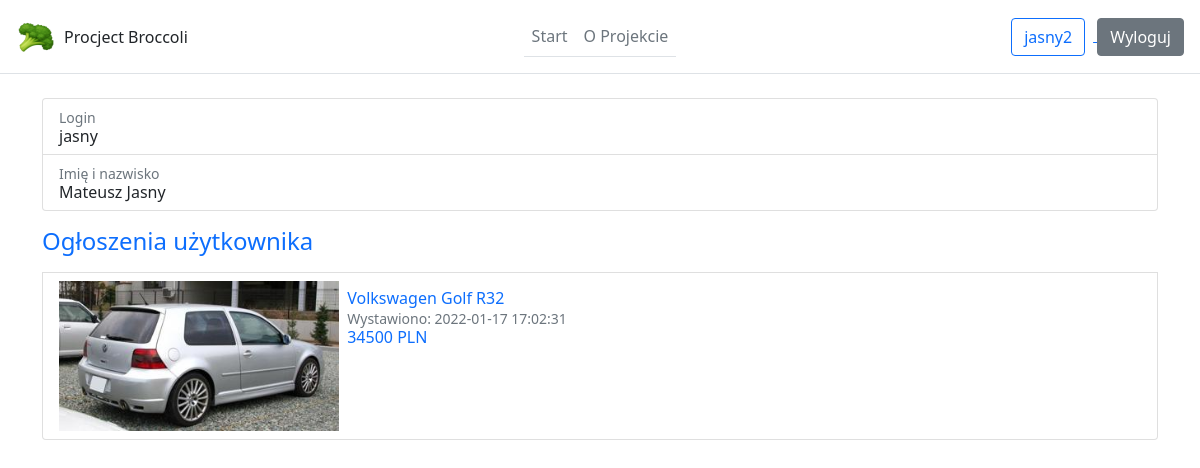
Screenshot of /user/1 (signed in) with the database file from the repository.
### appData/models.py (models this page shows, shortened)
class User(db.Model, UserMixin):
    id = db.Column(db.Integer, primary_key=True)
    login = db.Column(db.String(30), unique=True, nullable=False)
    firstname = db.Column(db.String(30))
    lastname = db.Column(db.String(30))
    email = db.Column(db.String(120), unique=True, nullable=False)
    password = db.Column(db.String(90), nullable=False)
    role = db.Column(db.String(30), default='User')
    posts = db.relationship('Post', backref='author', lazy=True)

class Post(db.Model):
    id = db.Column(db.Integer, primary_key=True)
    user_id = db.Column(db.Integer, db.ForeignKey('user.id'), nullable=False)
    manufacture = db.Column(db.String(100), nullable=False)
    model = db.Column(db.String(100))
    manufacture_year = db.Column(db.String(4))
    photo = db.Column(db.String(30), nullable=False, default='defaultCar.jpg')
    description = db.Column(db.Text)
    price = db.Column(db.Integer(), nullable=False)
    date_posted = db.Column(db.DateTime, nullable=False, default=datetime.utcnow)

### appData/routes.py (the view)
@app.route('/user/<int:user_id>')
@login_required
def user(user_id):
    user = User.query.get_or_404(user_id)
    postOfUser = Post.query.filter_by(user_id=user.id).all()
    title = 'Użytkownik '+user.login
    return render_template('user.html', user=user, title=title, posts=postOfUser)

### appData/models.py (called while the page is built)
@login_manager.user_loader #copy
def load_user(user_id):
    return User.query.get(int(user_id))

### appData/templates/user.html (shortened to what this page needs)
{% extends "layout.html" %}
{% block content %}
<div class="container">
    <main>
      <div class="row g-5">
        <div class="col-md-12 col-lg-12 order-md-last">
            {% if current_user.id == user.id %}
            <ul class="list-group mb-3">
                <li class="list-group-item d-flex justify-content-between lh-sm">
                    <div>
                        <small class="text-muted">Login</small>
                        <h6 class="my-0">{{ user.login }}</h6>
                    </div>
                    <div>
                        <a href="/user/{{ user.id }}/edit">
                            <button type="button" class="btn btn-primary">
                                Edytuj
                            </button>
                        </a>
                    </div>
                </li>
                <li class="list-group-item d-flex justify-content-between lh-sm">
                    <div>
                        <small class="text-muted">Imię i nazwisko</small>
                        {% if user.firstname %}
                        <h6 class="my-0">{{ user.firstname }} {{ user.lastname }}</h6>
                        {% else %}
                        <h6 class="my-0">
                            ---
                        </h6>
                        {% endif %}
                    </div>
                </li>
                <li class="list-group-item d-flex justify-content-between lh-sm">
                    <div>
                        <small class="text-muted">Email</small>
                        <h6 class="my-0">{{ user.email }}</h6>
                    </div>
                </li>
                <li class="list-group-item d-flex justify-content-between lh-sm">
                    <div>
                        <small class="text-muted">Hasło</small>
                        <h6 class="my-0">
                            ********
                        </h6>
                    </div>
                </li>
            </ul>
            {% else %}
            <ul class="list-group mb-3">
                <li class="list-group-item d-flex justify-content-between lh-sm">
                    <div>
                        <small class="text-muted">Login</small>
                        <h6 class="my-0">{{ user.login }}</h6>
                    </div>
                </li>
                <li class="list-group-item d-flex justify-content-between lh-sm">
                    <div>
                        <small class="text-muted">Imię i nazwisko</small>
                        {% if user.firstname %}
                        <h6 class="my-0">{{ user.firstname }} {{ user.lastname }}</h6>
                        {% else %}
                        <h6 class="my-0">
                            ---
                        </h6>
                        {% endif %}
                    </div>
                </li>
            </ul>
            {% endif %}
        </div>
      </div>
      <div class="row g-5">
        <div class="col-md-12 col-lg-12 order-md-last">
            {% if posts %}
            <h4 class="d-flex justify-content-between align-items-center mb-3">
                <span class="text-primary">Ogłoszenia użytkownika</span>
            </h4>
          <ul class="list-group mb-3">
            {% for post in posts %}
            <li class="list-group-item d-flex justify-content-between lh-sm">
                <div class="d-flex">
                    <div>
                        <img src="/static/photos/{{ post.photo }}" height="150px">
                    </div>
                    <div class="m-2">
                            <a href="/post/{{ post.id }}" class="text-decoration-none">
                                <h6 class="my-0">{{ post.manufacture }} {{ post.model }}</h6>
                            </a>
                            <small class="text-muted">Wystawiono: {{ post.date_posted.replace(microsecond=0) }}</small>
                            <h6 class="my-0 post-price-after text-primary">{{ post.price }}</h6>
                      </div>
                    </div>
                </li>
            {% endfor %}
          </ul>
          {% else %}
          <h4 class="d-flex justify-content-between align-items-center mb-3">
            <span class="text-primary">Użytkownik nie ma żadnych aktywnych ogłoszeń</span>
        </h4>
          {% endif %}
        </div>
      </div>
    </main>
</div>
{% endblock content %}

### appData/templates/layout.html (shortened to what this page needs)
<!doctype html>
<html lang="pl">
    <head>
        <link href="https://cdn.jsdelivr.net/npm/bootstrap@5.1.3/dist/css/bootstrap.min.css" rel="stylesheet">
      </head>
    <body>
            <header class="d-flex flex-wrap align-items-center justify-content-center justify-content-md-between py-3 p-3 mb-4 border-bottom">
              <a href="/" class="d-flex align-items-center col-md-3 mb-2 mb-md-0 text-dark text-decoration-none">
                <img class="bi me-2" width="40" height="32" role="img" aria-label="Bootstrap" src="{{ url_for('static', filename='img/broccoli.ico') }}"> Procject Broccoli
              </a>
              <ul class="nav col-12 col-md-auto mb-2 justify-content-center mb-md-0">
                  <li>
                      {% if title == 'Start' %}
                      <a href="{{ url_for('home') }}" class="nav-link nav-links px-2 text-capitalize link-dark border-bottom border-secondary">
                      {% else %}
                      <a href="{{ url_for('home') }}" class="nav-link nav-links px-2 text-capitalize link-secondary border-bottom">
                      {% endif %}
                        Start
                      </a>
                  </li>
                  <li>
                      {% if title == 'O projekcie' %}
                      <a href="{{ url_for('about') }}" class="nav-link nav-links px-2 text-capitalize link-dark border-bottom border-secondary">
                      {% else %}
                      <a href="{{ url_for('about') }}" class="nav-link nav-links px-2 text-capitalize link-secondary border-bottom">
                      {% endif %}
                          O projekcie
                      </a>
                  </li>
              </ul>
              {% if current_user.is_authenticated %}
              <div class="col-md-3 text-end">
                <a href="/user/{{ current_user.id }}">
                    <button type="button" class="btn btn-outline-primary me-2">
                        {{ current_user.login }}
                    </button>
                </a>
                <a href="{{ url_for('logout') }}">
                    <button type="button" class="btn btn-secondary">
                        Wyloguj
                    </button>
                </a>
              </div>
              {% endif %}
          </header>
        {% block content %}
        {% endblock %}
    </body>
</html>

### appData/templates/layout.html (style rules this page uses)
.nav-links { transition: 0.8s; }
.post-price-after::after { content: ' PLN'; }

### rows the page displays
User: login "jasny2"
User: login "jasny", firstname "Mateusz", lastname "Jasny"
Post: photo (picture), manufacture "Volkswagen", model "Golf R32", date_posted.replace "2022-01-17 17:02:31", price "34500"
